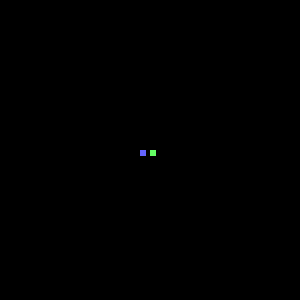
Frame 1 (no input)
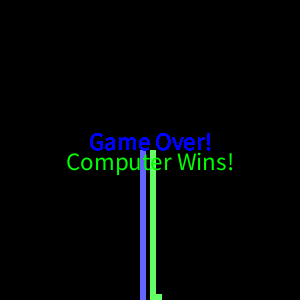
Frame 60 (the mouse pressed at the canvas centre just before this capture)
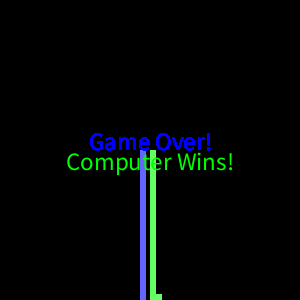
Frame 120 (the mouse held since frame 60 and released just before this capture)

The Processing sketch that drew these frames (run headless with seeded random() and noise(); from frame 60 on, the mouse is pressed at the canvas centre):

// Processing sketch: processing_77802
// ── processing_77802.pde

//Bozhong H. Tron CP1 Mods 14-15
int x = 140;
int y = 150;
int direction = DOWN;
int compX=150;
int compY=150;
int compDirection= DOWN;
boolean gameOver= false;
void setup()
{
  size(300, 300);
  background(0);
  stroke(255, 100, 100);
  noFill();
  rect(-1, -1, 301, 301); 
  frameRate(30);
}
void draw()
{
  if (gameOver==true)
  {
    textAlign(CENTER);
    textSize(25);
    fill(0,0,255);
    text("Game Over!", 150, 150);
  }
  else
  {
    human();
    computer();
    move();
  }
}
void human()
{
  if (get(x, y) != color(0))
  {
    textAlign(CENTER);
    textSize(25);
    fill(0,255,0);
    text("Computer Wins!", 150, 170);
    gameOver=true;
  }
  else
  {
    stroke(100,100,255);
    fill(100,100,255);
    rect(x, y, 5, 5);
    if (direction == RIGHT)
    {
      x=x+6;
    }
    else if (direction == LEFT)
    {
      x=x-6;
    }
    else if (direction == UP)
    {
      y=y-6;
    }
    else if (direction == DOWN)
    {
      y=y+6;
    }
  }
}

void move()
{
  if (keyPressed==true && key == 'a')
  {
    direction=LEFT;
  }
  else if (key=='d')
  {
    direction=RIGHT;
  }
  if (key == 'w')
  {
    direction=UP;
  }
  else if (key=='s')
  {
    direction=DOWN;
  }
}
void keyPressed()
{
  if(key==' ')
  {
  gameOver=false;
  background(0);
  noFill();
  rect(-1, -1, 301, 301);
  x=140;
  y=150;
  compX=150;
  compY=150;
  direction=DOWN;
  compDirection=DOWN;
  }
}
void computer()
{
  if (get(compX, compY) != color(0))
  {
    textAlign(CENTER);
    textSize(25);
    fill(255,0,123);
    text("Human Wins!", 150, 170);
    gameOver=true;
  }
  else
  {
    stroke(100,255,100);
    fill(100,255,100);
    rect(compX, compY,5,5);
    if (compDirection==LEFT)
    {
      compX-=6;
      if (get(compX-6, compY) != color(0))
      {
        compDirection=DOWN;
      }
    }
    else if (compDirection==RIGHT)
    {
      compX+=6;
      if (get(compX+6, compY) != color(0))
      {
        compDirection=UP;
      }
    }
    else if (compDirection==UP)
    {
      compY-=6;
      if (get(compX, compY-6) != color(0))
      {
        compDirection=LEFT;
      }
    }
    else if (compDirection==DOWN)
    {
      compY+=6;
      if (get(compX, compY+6) != color(0))
      {
        compDirection=RIGHT;
      }
    }
  }
}
